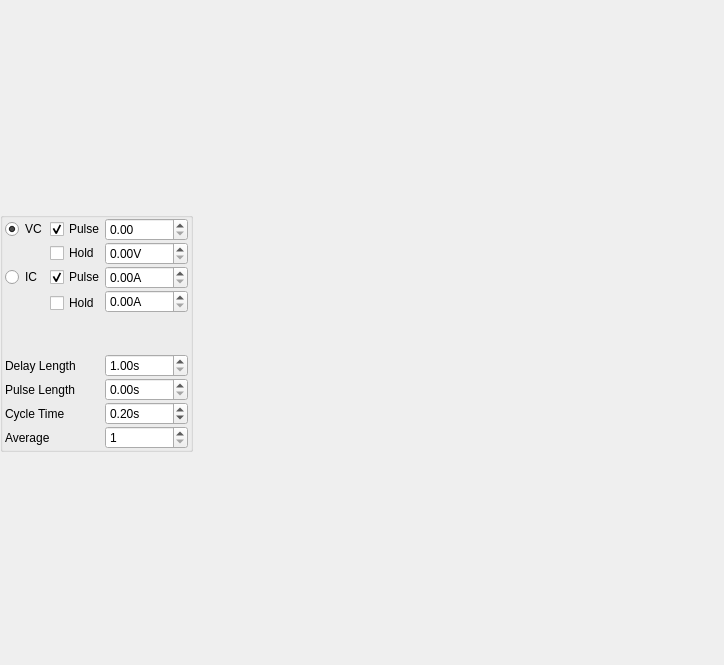
<?xml version="1.0" encoding="UTF-8"?>
<ui version="4.0">
 <class>Form</class>
 <widget class="QWidget" name="Form">
  <property name="geometry">
   <rect>
    <x>0</x>
    <y>0</y>
    <width>724</width>
    <height>665</height>
   </rect>
  </property>
  <property name="sizePolicy">
   <sizepolicy hsizetype="Fixed" vsizetype="Fixed">
    <horstretch>0</horstretch>
    <verstretch>0</verstretch>
   </sizepolicy>
  </property>
  <property name="windowTitle">
   <string>Patch</string>
  </property>
  <layout class="QVBoxLayout" name="verticalLayout">
   <property name="sizeConstraint">
    <enum>QLayout::SetDefaultConstraint</enum>
   </property>
   <property name="leftMargin">
    <number>0</number>
   </property>
   <property name="topMargin">
    <number>0</number>
   </property>
   <property name="rightMargin">
    <number>0</number>
   </property>
   <property name="bottomMargin">
    <number>0</number>
   </property>
   <item>
    <widget class="QGroupBox" name="groupBox_2">
     <property name="sizePolicy">
      <sizepolicy hsizetype="Fixed" vsizetype="Fixed">
       <horstretch>0</horstretch>
       <verstretch>0</verstretch>
      </sizepolicy>
     </property>
     <property name="title">
      <string/>
     </property>
     <layout class="QGridLayout" name="gridLayout_2">
      <property name="sizeConstraint">
       <enum>QLayout::SetFixedSize</enum>
      </property>
      <property name="leftMargin">
       <number>2</number>
      </property>
      <property name="topMargin">
       <number>0</number>
      </property>
      <property name="rightMargin">
       <number>2</number>
      </property>
      <property name="bottomMargin">
       <number>0</number>
      </property>
      <property name="horizontalSpacing">
       <number>0</number>
      </property>
      <property name="verticalSpacing">
       <number>1</number>
      </property>
      <item row="4" column="1">
       <widget class="QCheckBox" name="icHoldCheck">
        <property name="text">
         <string>Hold</string>
        </property>
       </widget>
      </item>
      <item row="1" column="1">
       <widget class="QCheckBox" name="vcHoldCheck">
        <property name="text">
         <string>Hold</string>
        </property>
       </widget>
      </item>
      <item row="2" column="1">
       <widget class="QCheckBox" name="icPulseCheck">
        <property name="text">
         <string>Pulse</string>
        </property>
        <property name="checked">
         <bool>true</bool>
        </property>
       </widget>
      </item>
      <item row="5" column="1">
       <spacer name="verticalSpacer">
        <property name="orientation">
         <enum>Qt::Vertical</enum>
        </property>
        <property name="sizeHint" stdset="0">
         <size>
          <width>20</width>
          <height>40</height>
         </size>
        </property>
       </spacer>
      </item>
      <item row="8" column="0" colspan="2">
       <widget class="QLabel" name="label">
        <property name="text">
         <string>Cycle Time</string>
        </property>
       </widget>
      </item>
      <item row="7" column="0" colspan="2">
       <widget class="QLabel" name="label_3">
        <property name="text">
         <string>Pulse Length</string>
        </property>
       </widget>
      </item>
      <item row="6" column="0" colspan="2">
       <widget class="QLabel" name="label_4">
        <property name="text">
         <string>Delay Length</string>
        </property>
       </widget>
      </item>
      <item row="2" column="0">
       <widget class="QRadioButton" name="icModeRadio">
        <property name="text">
         <string>IC</string>
        </property>
       </widget>
      </item>
      <item row="0" column="0">
       <widget class="QRadioButton" name="vcModeRadio">
        <property name="text">
         <string>VC</string>
        </property>
        <property name="checked">
         <bool>true</bool>
        </property>
       </widget>
      </item>
      <item row="2" column="2">
       <widget class="SpinBox" name="icPulseSpin">
        <property name="suffix">
         <string>A</string>
        </property>
       </widget>
      </item>
      <item row="7" column="2">
       <widget class="SpinBox" name="pulseTimeSpin">
        <property name="suffix">
         <string>s</string>
        </property>
        <property name="singleStep">
         <double>1.000000000000000</double>
        </property>
       </widget>
      </item>
      <item row="0" column="1">
       <widget class="QCheckBox" name="vcPulseCheck">
        <property name="text">
         <string>Pulse</string>
        </property>
        <property name="checked">
         <bool>true</bool>
        </property>
       </widget>
      </item>
      <item row="0" column="2">
       <widget class="SpinBox" name="vcPulseSpin">
        <property name="sizePolicy">
         <sizepolicy hsizetype="Minimum" vsizetype="Preferred">
          <horstretch>0</horstretch>
          <verstretch>0</verstretch>
         </sizepolicy>
        </property>
        <property name="autoFillBackground">
         <bool>false</bool>
        </property>
        <property name="inputMethodHints">
         <set>Qt::ImhDigitsOnly</set>
        </property>
        <property name="suffix">
         <string/>
        </property>
       </widget>
      </item>
      <item row="6" column="2">
       <widget class="SpinBox" name="delayTimeSpin">
        <property name="suffix">
         <string>s</string>
        </property>
        <property name="minimum">
         <double>1.000000000000000</double>
        </property>
        <property name="maximum">
         <double>10000.000000000000000</double>
        </property>
        <property name="singleStep">
         <double>1.000000000000000</double>
        </property>
       </widget>
      </item>
      <item row="3" column="2" rowspan="2">
       <widget class="SpinBox" name="icHoldSpin">
        <property name="suffix">
         <string>A</string>
        </property>
       </widget>
      </item>
      <item row="1" column="2">
       <widget class="SpinBox" name="vcHoldSpin">
        <property name="suffix">
         <string>V</string>
        </property>
       </widget>
      </item>
      <item row="8" column="2">
       <widget class="SpinBox" name="cycleTimeSpin">
        <property name="sizePolicy">
         <sizepolicy hsizetype="Minimum" vsizetype="Preferred">
          <horstretch>0</horstretch>
          <verstretch>0</verstretch>
         </sizepolicy>
        </property>
        <property name="suffix">
         <string>s</string>
        </property>
        <property name="singleStep">
         <double>1.000000000000000</double>
        </property>
        <property name="value">
         <double>0.200000000000000</double>
        </property>
       </widget>
      </item>
      <item row="9" column="0">
       <widget class="QLabel" name="label_2">
        <property name="text">
         <string>Average</string>
        </property>
       </widget>
      </item>
      <item row="9" column="2">
       <widget class="QSpinBox" name="averageSpin">
        <property name="sizePolicy">
         <sizepolicy hsizetype="Minimum" vsizetype="Preferred">
          <horstretch>0</horstretch>
          <verstretch>0</verstretch>
         </sizepolicy>
        </property>
        <property name="minimum">
         <number>1</number>
        </property>
        <property name="maximum">
         <number>100</number>
        </property>
        <property name="value">
         <number>1</number>
        </property>
       </widget>
      </item>
     </layout>
    </widget>
   </item>
  </layout>
 </widget>
 <customwidgets>
  <customwidget>
   <class>SpinBox</class>
   <extends>QDoubleSpinBox</extends>
   <header>pyqtgraph</header>
  </customwidget>
 </customwidgets>
 <resources/>
 <connections/>
</ui>
